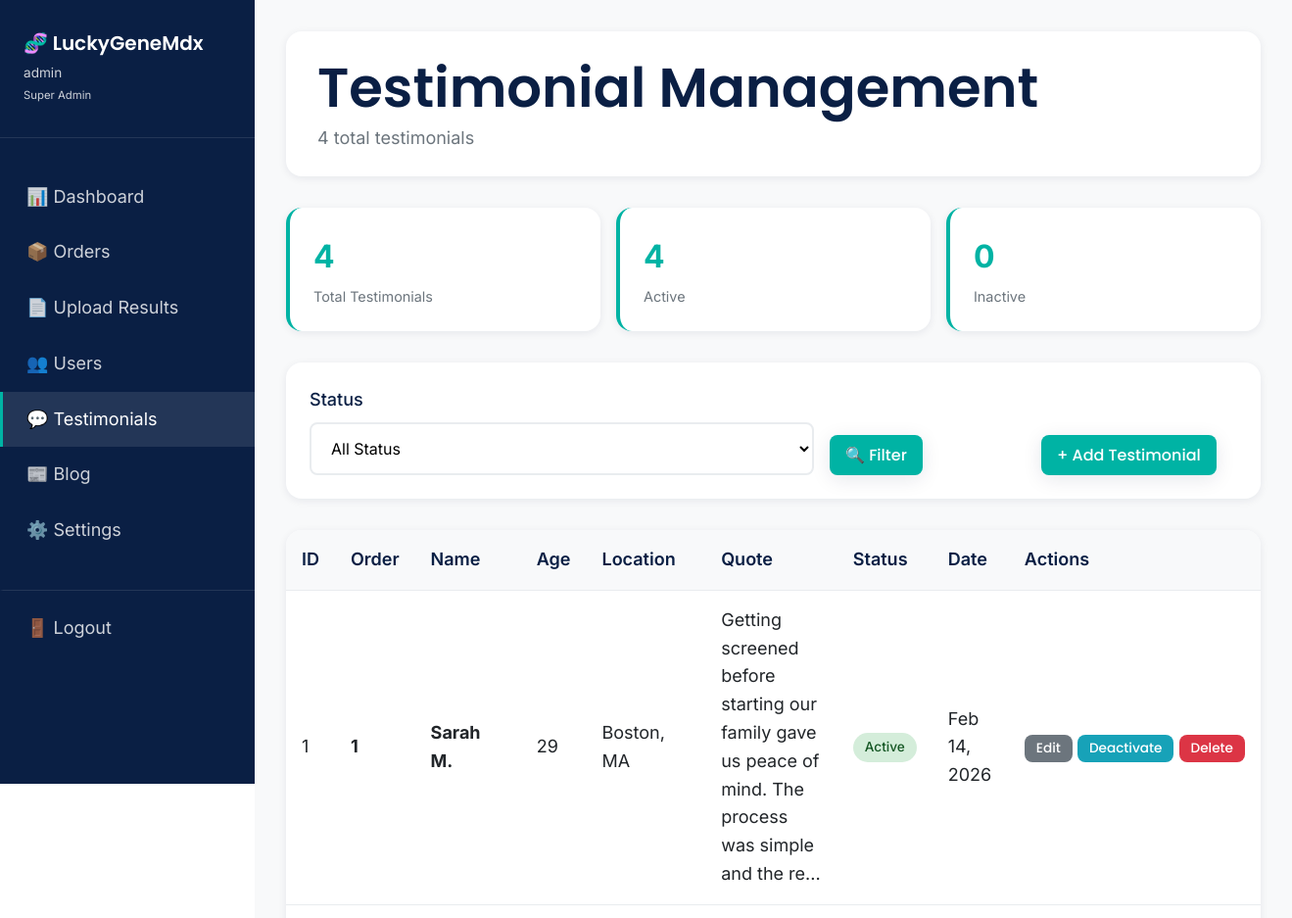
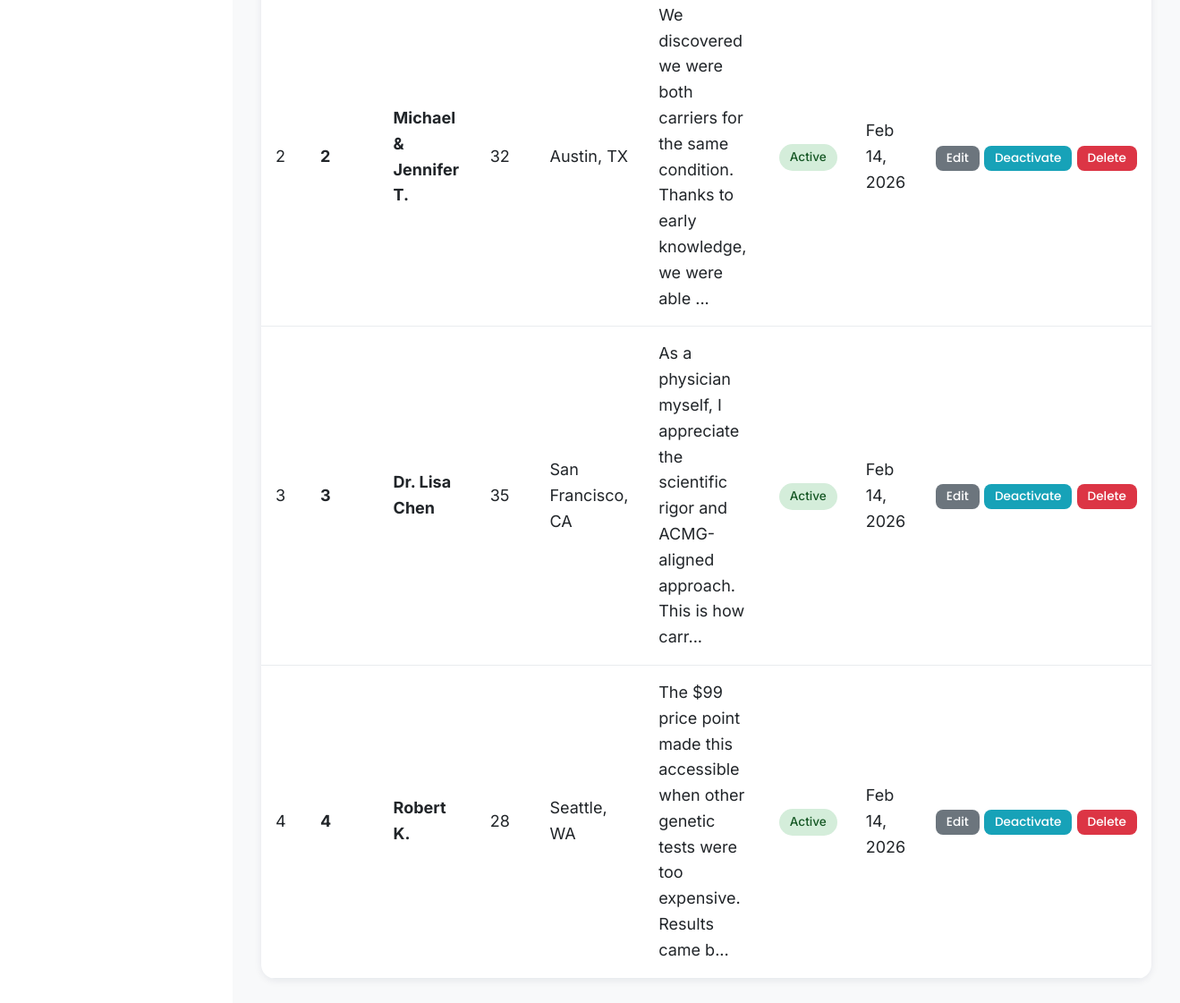
Screenshot of /admin/testimonials.php (signed in) with the database file from the repository (2 pictures, top to bottom).
### tables this page shows
CREATE TABLE testimonials (
    testimonial_id INT AUTO_INCREMENT PRIMARY KEY,
    name VARCHAR(100) NOT NULL,
    age INT,
    location VARCHAR(100),
    quote TEXT NOT NULL,
    is_active BOOLEAN DEFAULT TRUE,
    display_order INT DEFAULT 0,
    created_at TIMESTAMP DEFAULT CURRENT_TIMESTAMP,
    INDEX idx_is_active (is_active),
    INDEX idx_display_order (display_order)
);

### admin/testimonials.php (the view, shortened to what this page needs)
<?php
$db = Database::getInstance()->getConnection();
$status_filter = $_GET['status'] ?? 'all';
$page = isset($_GET['page']) ? max(1, intval($_GET['page'])) : 1;
$perPage = 25;
$offset = ($page - 1) * $perPage;
$where_clauses = [];
$params = [];
$where_sql = !empty($where_clauses) ? 'WHERE ' . implode(' AND ', $where_clauses) : '';
$countSql = "SELECT COUNT(*) as total FROM testimonials $where_sql";
$stmt = $db->prepare($countSql);
$stmt->execute($params);
$totalTestimonials = $stmt->fetch()['total'];
$sql = "SELECT * FROM testimonials $where_sql ORDER BY display_order ASC, created_at DESC LIMIT :limit OFFSET :offset";
$stmt = $db->prepare($sql);
$stmt->bindValue(':limit', $perPage, PDO::PARAM_INT);
$stmt->bindValue(':offset', $offset, PDO::PARAM_INT);
$stmt->execute();
$testimonials = $stmt->fetchAll(PDO::FETCH_ASSOC);
$stats = [
    'total' => $db->query("SELECT COUNT(*) FROM testimonials")->fetchColumn(),
    'active' => $db->query("SELECT COUNT(*) FROM testimonials WHERE is_active = 1")->fetchColumn(),
    'inactive' => $db->query("SELECT COUNT(*) FROM testimonials WHERE is_active = 0")->fetchColumn(),
];
$adminName = $_SESSION['admin_username'];
$adminRole = ucwords(str_replace('_', ' ', $_SESSION['admin_role']));
?>
<!DOCTYPE html>
<html lang="en">
<head>
    <link rel="stylesheet" href="../css/main.css">
</head>
<body>
    <div class="admin-wrapper">
        <aside class="admin-sidebar">
            <div class="admin-sidebar-header">
                <h2>🧬 LuckyGeneMdx</h2>
                <div class="admin-sidebar-user">
                    <?php echo htmlspecialchars($adminName); ?><br>
                    <small><?php echo htmlspecialchars($adminRole); ?></small>
                </div>
            </div>
            <nav class="admin-nav">
                <a href="index.php" class="admin-nav-item">📊 Dashboard</a>
                <a href="orders.php" class="admin-nav-item">📦 Orders</a>
                <a href="upload-results.php" class="admin-nav-item">📄 Upload Results</a>
                <a href="users.php" class="admin-nav-item">👥 Users</a>
                <a href="testimonials.php" class="admin-nav-item active">💬 Testimonials</a>
                <a href="blog.php" class="admin-nav-item">📰 Blog</a>
                <a href="settings.php" class="admin-nav-item">⚙️ Settings</a>
                <a href="logout.php" class="admin-nav-item" style="margin-top: 2rem; border-top: 1px solid rgba(255,255,255,0.1); padding-top: 1.5rem;">🚪 Logout</a>
            </nav>
        </aside>
        <main class="admin-main">
            <div class="admin-header">
                <h1 style="margin-bottom: 0.25rem;">Testimonial Management</h1>
                <p style="color: var(--color-dark-gray); margin: 0;">
                    <?php echo number_format($totalTestimonials); ?> total testimonials
                </p>
            </div>
            <div class="stats-grid">
                <div class="stat-card">
                    <div class="stat-value"><?php echo number_format($stats['total']); ?></div>
                    <div class="stat-label">Total Testimonials</div>
                </div>
                <div class="stat-card">
                    <div class="stat-value"><?php echo number_format($stats['active']); ?></div>
                    <div class="stat-label">Active</div>
                </div>
                <div class="stat-card">
                    <div class="stat-value"><?php echo number_format($stats['inactive']); ?></div>
                    <div class="stat-label">Inactive</div>
                </div>
            </div>
            <form method="GET" action="" class="filters-bar">
                <div class="filter-group">
                    <label class="form-label">Status</label>
                    <select name="status" class="form-select">
                        <option value="all" <?php echo $status_filter === 'all' ? 'selected' : ''; ?>>All Status</option>
                    </select>
                </div>
                <div class="filter-group" style="flex: 0;">
                    <button type="submit" class="btn btn-primary">
                        🔍 Filter
                    </button>
                </div>
                <div class="filter-group" style="flex: 0;">
                    <button type="button" onclick="showAddModal()" class="btn btn-primary">
                        + Add Testimonial
                    </button>
                </div>
            </form>
            <div class="table-container">
                <?php if (empty($testimonials)): ?>
                    <div class="empty-state">
                        <div class="empty-state-icon">💬</div>
                        <h3>No testimonials found</h3>
                        <p>
                            <?php if ($status_filter !== 'all'): ?>
                                Try adjusting your filters.
                            <?php else: ?>
                                Add your first testimonial using the button above.
                            <?php endif; ?>
                        </p>
                    </div>
                <?php else: ?>
                    <div style="overflow-x: auto;">
                        <table class="table">
                            <thead>
                                <tr>
                                    <th>ID</th>
                                    <th>Order</th>
                                    <th>Name</th>
                                    <th>Age</th>
                                    <th>Location</th>
                                    <th>Quote</th>
                                    <th>Status</th>
                                    <th>Date</th>
                                    <th>Actions</th>
                                </tr>
                            </thead>
                            <tbody>
                                <?php foreach ($testimonials as $testimonial): ?>
                                    <tr>
                                        <td><?php echo $testimonial['testimonial_id']; ?></td>
                                        <td><strong><?php echo $testimonial['display_order']; ?></strong></td>
                                        <td><strong><?php echo htmlspecialchars($testimonial['name']); ?></strong></td>
                                        <td><?php echo $testimonial['age'] ?? '-'; ?></td>
                                        <td><?php echo htmlspecialchars($testimonial['location'] ?? '-'); ?></td>
                                        <td style="max-width: 300px;">
                                            <?php echo htmlspecialchars(substr($testimonial['quote'], 0, 100)); ?>...
                                        </td>
                                        <td>
                                            <span class="badge badge-<?php echo $testimonial['is_active'] ? 'success' : 'secondary'; ?>">
                                                <?php echo $testimonial['is_active'] ? 'Active' : 'Inactive'; ?>
                                            </span>
                                        </td>
                                        <td><?php echo date('M j, Y', strtotime($testimonial['created_at'])); ?></td>
                                        <td style="white-space: nowrap;">
                                            <button onclick='editTestimonial(<?php echo json_encode($testimonial, JSON_HEX_APOS | JSON_HEX_QUOT); ?>)'
                                                    class="btn btn-sm btn-secondary">Edit</button>
                                            <form method="POST" style="display: inline;">
                                                <button type="submit" class="btn btn-sm btn-info">
                                                    <?php echo $testimonial['is_active'] ? 'Deactivate' : 'Activate'; ?>
                                                </button>
                                            </form>
                                            <form method="POST" style="display: inline;" onsubmit="return confirm('Delete this testimonial? This cannot be undone.');">
                                                <button type="submit" class="btn btn-sm btn-danger">Delete</button>
                                            </form>
                                        </td>
                                    </tr>
                                <?php endforeach; ?>
                            </tbody>
                        </table>
                    </div>
                <?php endif; ?>
            </div>
        </main>
    </div>
</body>
</html>

### css/main.css (style rules this page uses)
:root { --color-primary-deep-blue: #0A1F44; --color-medical-teal: #00B3A4; --color-soft-purple: #6C63FF; --color-white: #FFFFFF; --color-light-gray: #F8F9FA; --color-medium-gray: #E9ECEF; --color-dark-gray: #6C757D; --color-black: #212529; --gradient-primary: linear-gradient(135deg, var(--color-primary-deep-blue) 0%, var(--color-medical-teal) 50%, var(--color-soft-purple) 100%); --gradient-hero: linear-gradient(135deg, rgba(10, 31, 68, 0.95) 0%, rgba(0, 179, 164, 0.85) 100%); --gradient-card: linear-gradient(135deg, rgba(255, 255, 255, 0.1) 0%, rgba(255, 255, 255, 0.05) 100%); --font-primary: 'Poppins', -apple-system, BlinkMacSystemFont, 'Segoe UI', sans-serif; --font-body: 'Inter', -apple-system, BlinkMacSystemFont, 'Segoe UI', sans-serif; --font-size-h1: clamp(2.5rem, 5vw, 3.5rem); --font-size-h2: clamp(2rem, 4vw, 2.625rem); --font-size-h3: clamp(1.5rem, 3vw, 2rem); --font-size-h4: clamp(1.25rem, 2.5vw, 1.5rem); --font-size-body: clamp(1rem, 1.5vw, 1.125rem); --font-size-small: 0.875rem; --spacing-xs: 0.5rem; --spacing-sm: 1rem; --spacing-md: 1.5rem; --spacing-lg: 2.5rem; --spacing-xl: 4rem; --spacing-2xl: 6rem; --shadow-sm: 0 2px 8px rgba(10, 31, 68, 0.08); --shadow-md: 0 4px 20px rgba(10, 31, 68, 0.1); --shadow-lg: 0 8px 40px rgba(10, 31, 68, 0.15); --shadow-glow: 0 0 20px rgba(0, 179, 164, 0.3); --radius-sm: 0.5rem; --radius-md: 1rem; --radius-lg: 1.5rem; --radius-full: 9999px; --transition-fast: 200ms ease-in-out; --transition-normal: 300ms ease-in-out; --transition-slow: 400ms ease-in-out; --z-dropdown: 1000; --z-sticky: 1020; --z-fixed: 1030; --z-modal-backdrop: 1040; --z-modal: 1050; --z-popover: 1060; --z-tooltip: 1070; }
* { margin: 0; padding: 0; box-sizing: border-box; }
html { scroll-behavior: smooth; font-size: 16px; }
body { font-family: var(--font-body); font-size: var(--font-size-body); line-height: 1.6; color: var(--color-black); background-color: var(--color-white); -webkit-font-smoothing: antialiased; -moz-osx-font-smoothing: grayscale; }
a { color: var(--color-medical-teal); text-decoration: none; transition: color var(--transition-fast); }
h1, h2, h3, h4, h5, h6 { font-family: var(--font-primary); font-weight: 600; line-height: 1.2; margin-bottom: var(--spacing-md); color: var(--color-primary-deep-blue); }
h1 { font-size: var(--font-size-h1); }
h2 { font-size: var(--font-size-h2); }
p { margin-bottom: var(--spacing-sm); }
.btn { display: inline-block; padding: 0.875rem 2rem; font-family: var(--font-primary); font-size: 1rem; font-weight: 500; text-align: center; text-decoration: none; border: none; border-radius: var(--radius-full); cursor: pointer; transition: all var(--transition-normal); position: relative; overflow: hidden; }
.btn-primary { background: var(--color-medical-teal); color: var(--color-white); box-shadow: var(--shadow-md); }
.form-label { display: block; margin-bottom: var(--spacing-xs); font-weight: 500; color: var(--color-primary-deep-blue); }
.form-input, .form-select, .form-textarea { width: 100%; padding: 0.875rem 1rem; font-family: var(--font-body); font-size: 1rem; border: 2px solid var(--color-medium-gray); border-radius: var(--radius-sm); background: var(--color-white); transition: all var(--transition-fast); }

### rows the page displays
testimonials: testimonial_id "1", display_order "1", name "Sarah M.", age "29", location "Boston, MA", quote "Getting screened before starting our family gave us peace of mind. The process was simple and the re", is_active "Active", created_at "Feb 14, 2026"
testimonials: testimonial_id "2", display_order "2", name "Michael & Jennifer T.", age "32", location "Austin, TX", quote "We discovered we were both carriers for the same condition. Thanks to early knowledge, we were able", is_active "Active", created_at "Feb 14, 2026"
testimonials: testimonial_id "3", display_order "3", name "Dr. Lisa Chen", age "35", location "San Francisco, CA", quote "As a physician myself, I appreciate the scientific rigor and ACMG-aligned approach. This is how carr", is_active "Active", created_at "Feb 14, 2026"
testimonials: testimonial_id "4", display_order "4", name "Robert K.", age "28", location "Seattle, WA", quote "The $99 price point made this accessible when other genetic tests were too expensive. Results came b", is_active "Active", created_at "Feb 14, 2026"

### other values shown
$adminName "admin"
$adminRole "Super Admin"
$totalTestimonials "4"
$stats['total'] "4"
$stats['active'] "4"
$stats['inactive'] "0"
